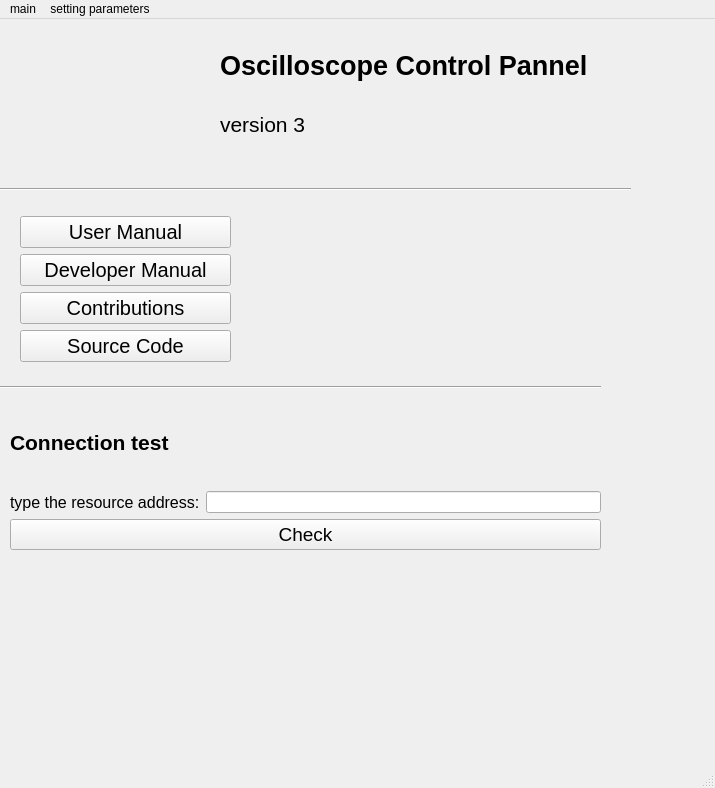
<?xml version="1.0" encoding="UTF-8"?>
<ui version="4.0">
 <class>MainWindow</class>
 <widget class="QMainWindow" name="MainWindow">
  <property name="geometry">
   <rect>
    <x>0</x>
    <y>0</y>
    <width>715</width>
    <height>788</height>
   </rect>
  </property>
  <property name="windowTitle">
   <string>MainWindow</string>
  </property>
  <widget class="QWidget" name="centralwidget">
   <widget class="QLabel" name="logo">
    <property name="geometry">
     <rect>
      <x>20</x>
      <y>10</y>
      <width>181</width>
      <height>141</height>
     </rect>
    </property>
    <property name="text">
     <string/>
    </property>
    <property name="pixmap">
     <pixmap>../../../Downloads/ST_logo_2020_blue_V_no_padding.svg</pixmap>
    </property>
    <property name="scaledContents">
     <bool>true</bool>
    </property>
   </widget>
   <widget class="QWidget" name="layoutWidget">
    <property name="geometry">
     <rect>
      <x>220</x>
      <y>20</y>
      <width>461</width>
      <height>111</height>
     </rect>
    </property>
    <layout class="QVBoxLayout" name="verticalLayout_4">
     <item>
      <widget class="QLabel" name="label">
       <property name="font">
        <font>
         <pointsize>20</pointsize>
         <weight>75</weight>
         <bold>true</bold>
        </font>
       </property>
       <property name="text">
        <string>Oscilloscope Control Pannel</string>
       </property>
       <property name="textFormat">
        <enum>Qt::AutoText</enum>
       </property>
       <property name="scaledContents">
        <bool>true</bool>
       </property>
       <property name="indent">
        <number>-1</number>
       </property>
       <property name="textInteractionFlags">
        <set>Qt::LinksAccessibleByMouse</set>
       </property>
      </widget>
     </item>
     <item>
      <widget class="QLabel" name="label_2">
       <property name="font">
        <font>
         <pointsize>16</pointsize>
        </font>
       </property>
       <property name="text">
        <string>version 3</string>
       </property>
      </widget>
     </item>
    </layout>
   </widget>
   <widget class="Line" name="line">
    <property name="geometry">
     <rect>
      <x>-10</x>
      <y>160</y>
      <width>641</width>
      <height>20</height>
     </rect>
    </property>
    <property name="orientation">
     <enum>Qt::Horizontal</enum>
    </property>
   </widget>
   <widget class="Line" name="line_2">
    <property name="geometry">
     <rect>
      <x>0</x>
      <y>360</y>
      <width>601</width>
      <height>16</height>
     </rect>
    </property>
    <property name="orientation">
     <enum>Qt::Horizontal</enum>
    </property>
   </widget>
   <widget class="QWidget" name="layoutWidget">
    <property name="geometry">
     <rect>
      <x>20</x>
      <y>180</y>
      <width>211</width>
      <height>181</height>
     </rect>
    </property>
    <layout class="QVBoxLayout" name="verticalLayout">
     <item>
      <layout class="QVBoxLayout" name="verticalLayout_5">
       <item>
        <widget class="QPushButton" name="user_manual">
         <property name="font">
          <font>
           <pointsize>15</pointsize>
          </font>
         </property>
         <property name="text">
          <string>User Manual</string>
         </property>
        </widget>
       </item>
       <item>
        <widget class="QPushButton" name="dev_manual">
         <property name="font">
          <font>
           <pointsize>15</pointsize>
          </font>
         </property>
         <property name="text">
          <string>Developer Manual</string>
         </property>
        </widget>
       </item>
       <item>
        <widget class="QPushButton" name="contri">
         <property name="font">
          <font>
           <pointsize>15</pointsize>
          </font>
         </property>
         <property name="text">
          <string>Contributions</string>
         </property>
        </widget>
       </item>
       <item>
        <widget class="QPushButton" name="source">
         <property name="font">
          <font>
           <pointsize>15</pointsize>
          </font>
         </property>
         <property name="text">
          <string>Source Code</string>
         </property>
        </widget>
       </item>
      </layout>
     </item>
    </layout>
   </widget>
   <widget class="QWidget" name="">
    <property name="geometry">
     <rect>
      <x>10</x>
      <y>380</y>
      <width>591</width>
      <height>151</height>
     </rect>
    </property>
    <layout class="QVBoxLayout" name="verticalLayout_3">
     <item>
      <widget class="QLabel" name="label_3">
       <property name="font">
        <font>
         <pointsize>16</pointsize>
         <weight>75</weight>
         <bold>true</bold>
        </font>
       </property>
       <property name="text">
        <string>Connection test</string>
       </property>
      </widget>
     </item>
     <item>
      <layout class="QVBoxLayout" name="verticalLayout_2">
       <item>
        <layout class="QHBoxLayout" name="horizontalLayout">
         <item>
          <widget class="QLabel" name="label_4">
           <property name="font">
            <font>
             <pointsize>12</pointsize>
            </font>
           </property>
           <property name="text">
            <string>type the resource address:</string>
           </property>
          </widget>
         </item>
         <item>
          <widget class="QLineEdit" name="address"/>
         </item>
        </layout>
       </item>
       <item>
        <widget class="QPushButton" name="check">
         <property name="font">
          <font>
           <pointsize>14</pointsize>
           <weight>50</weight>
           <bold>false</bold>
          </font>
         </property>
         <property name="text">
          <string>Check</string>
         </property>
        </widget>
       </item>
      </layout>
     </item>
    </layout>
   </widget>
  </widget>
  <widget class="QMenuBar" name="menubar">
   <property name="geometry">
    <rect>
     <x>0</x>
     <y>0</y>
     <width>715</width>
     <height>26</height>
    </rect>
   </property>
   <widget class="QMenu" name="menumain">
    <property name="title">
     <string>main</string>
    </property>
    <property name="separatorsCollapsible">
     <bool>true</bool>
    </property>
   </widget>
   <widget class="QMenu" name="menusetting_parameters">
    <property name="title">
     <string>setting parameters</string>
    </property>
   </widget>
   <addaction name="menumain"/>
   <addaction name="menusetting_parameters"/>
  </widget>
  <widget class="QStatusBar" name="statusbar"/>
 </widget>
 <resources/>
 <connections/>
</ui>
